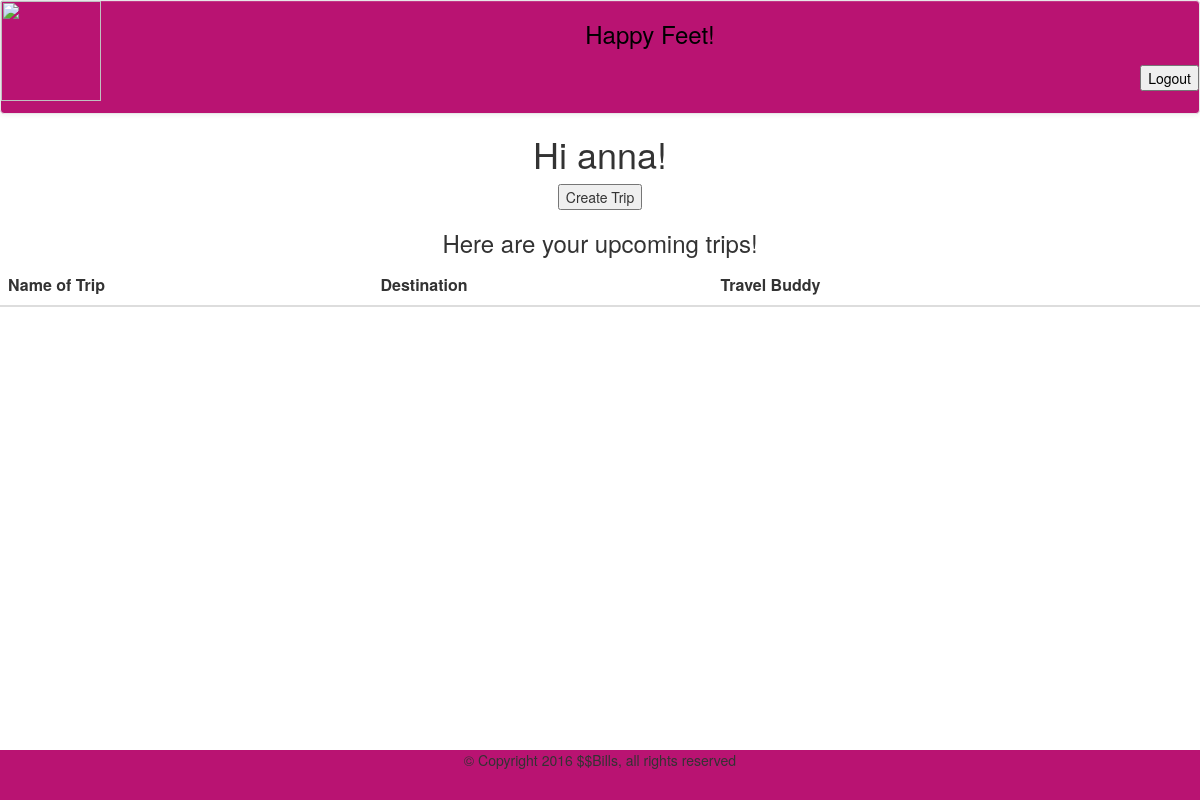
/ (signed in), run on an earlier commit of the app's database.
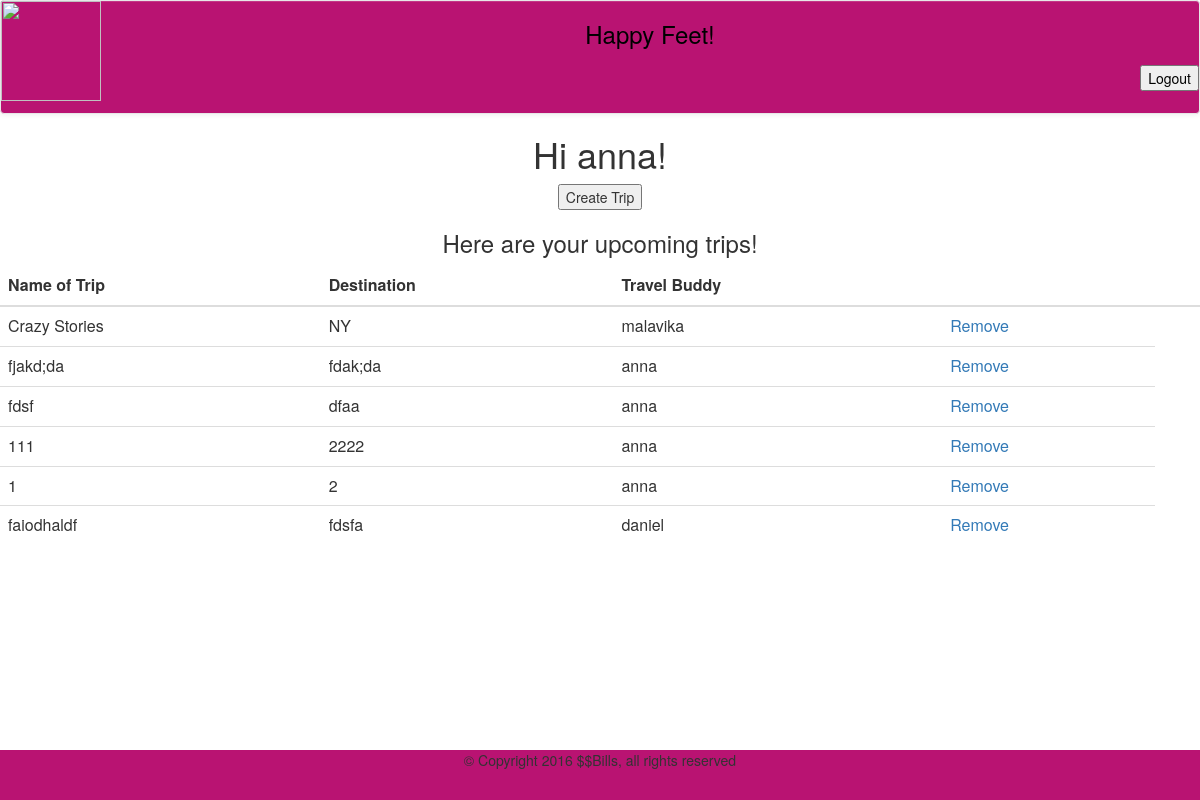
And on a later commit of the database.
### tables this page shows
CREATE TABLE trips (
	-- trip_number integer not null,
	trip_name text not null,
	destination text not null,
	username text not null,
	friend text not null,
	foreign key(username) references users(username),
	primary key(trip_name, username)
);

### app/views.py (the view)
@app.route('/')
def index():
    username = ''
    if 'username' in session:
        username = session['username']
        trips = models.get_trips(username)
        return render_template('trips.html', name=username, trips=trips)
    else:
        return redirect('/login')

### app/models.py (called while the page is built)
def get_trips(user): # For a user, return their trips
    with sql.connect("app.db") as con:
        con.row_factory = sql.Row
        cur = con.cursor()
        sql_query = "select *  from trips where username = '" + user + "'"
        result = cur.execute(sql_query).fetchall()
    return result

### app/templates/trips.html (shortened to what this page needs)
{% extends "base.html" %}
{% block login_out %}
  <form action="logout" id="logout">
    <input class="navbar-btn" id="logout-button" type="submit" value="Logout">
  </form>
{% endblock %}
{% block content %}
<h1> Hi {{ name }}! </h1>
<form action="create_trip_button" id="create_trip_button">
	<input class="action-button" id="create-trip-button" type="submit" value="Create Trip">
</form>
        <h3>Here are your upcoming trips!</h3>
        <table id="trips" class="table">
          <thead>
            <tr>
              <th data-field="trip_name">Name of Trip</th>
              <th data-field="destination">Destination</th>
              <th data-field="friend">Travel Buddy</th>
              <th id="remove-button"><th>
            </tr>
          </thead>
          {% for trip in trips %}
            <tr>
              <td>{{ trip['trip_name'] }}</td>
              <td>{{ trip['destination'] }}</td>
              <td>{{ trip['friend'] }}</td>
              <td>
                <a href="{{ url_for('remove', value=trip['trip_name']) }}">Remove</a>
              </td>
            </tr>
          {% endfor %}
          </table>
{% endblock %}

### app/templates/base.html (shortened to what this page needs)
<html>
  <head>
    <link rel="stylesheet" href="https://maxcdn.bootstrapcdn.com/bootstrap/3.3.7/css/bootstrap.min.css">
    <link rel="stylesheet" href="https://maxcdn.bootstrapcdn.com/bootstrap/3.3.7/css/bootstrap-theme.min.css">
    <link rel="stylesheet" href="{{ url_for('static', filename='main.css')  }}">
  </head>
  <body class="text-center">
    <header>
      {% block header %}
        <div id="site-title-wrapper" class="navbar navbar-default">
          <div id="site-icon-wrapper" class="navbar-left">
            <img id= "site-logo" src = "https://s-media-cache-ak0.pinimg.com/564x/bf/80/88/bf808800e8e1c409eab2fba053bfe7ca.jpg">
          </div>
          <h3 id="site-title">Happy Feet!</h3>
          <div id="site-nav" class="pull-right">
          {% block login_out %} {% endblock %}
          </div>
        </div>
      {% endblock %}
    </header>
    <div id="content">{% block content %}
    {% endblock %}
    </div>
  </body>
  <footer class="footer">
      <p>&copy; Copyright 2016 $$Bills, all rights reserved</p>
  </footer>
</html>

### app/static/main.css (style rules this page uses)
.navbar-default { background: #B91372; color: black; }
#site-title { text-align: center; vertical-align: center; }
#site-nav { text-align: center; vertical-align: center; }
#site-logo { height: 100px; }
.footer { position: absolute; bottom: 0; width: 100%; height: 50px; background-color: #B91372; text-align: center; vertical-align: center; }

What changed in the data, as far as the page shows it:
added trips: trip_name "Crazy Stories", destination "NY", friend "malavika"
added trips: trip_name "fjakd;da", destination "fdak;da", friend "anna"
added trips: trip_name "fdsf", destination "dfaa", friend "anna"
added trips: trip_name "111", destination "2222", friend "anna"
added trips: trip_name "1", destination "2", friend "anna"
added trips: trip_name "faiodhaldf", destination "fdsfa", friend "daniel"
